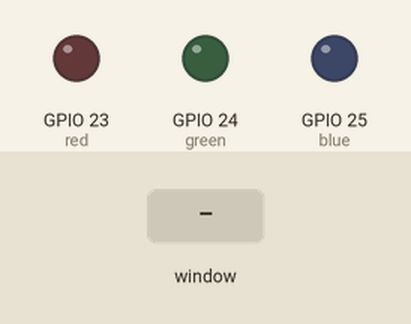
This program was run on a simulated Raspberry Pi (BCM pin numbers). Shown: output pins drawn as LEDs (lit = HIGH). Inputs (shaded band) come from the test bench. The desktop window is not drawn, its controls go by their first labels and the mouse button is held 0.15 s. At 5.8 s the program stops and its outputs stay as they are.

Above: at 1.2 s.
1.3 s: control labelled "Turn RED on" in the window clicked
At 2.4 s:
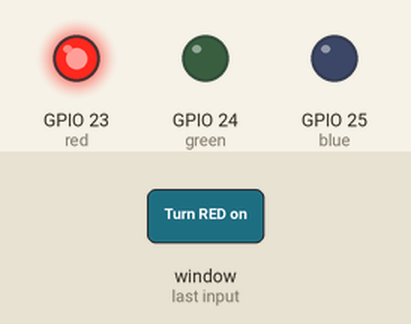
2.8 s: control labelled "Turn GREEN on" in the window clicked
At 3.6 s:
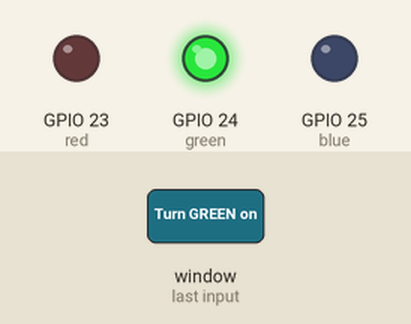
4.3 s: control labelled "Turn BLUE on" in the window clicked
At 4.7 s:
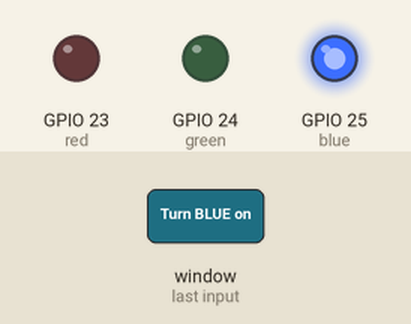
5.8 s: control labelled "EXIT" in the window clicked
At 7.0 s:
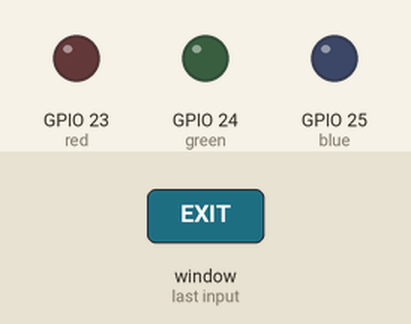
Timing chart, 0 to 7.3 s (numbered marks = the images above; inputs shaded):
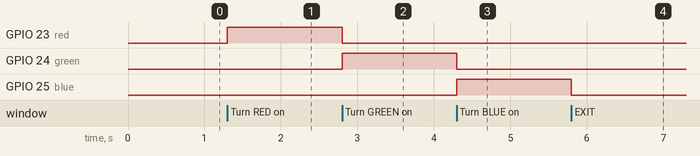

The program:

5.2C.py
```python
from tkinter import *
import tkinter.font
from gpiozero import LED
import RPi.GPIO
RPi.GPIO.setmode(RPi.GPIO.BCM)

##HARDWARE
red = LED(23)
green = LED(24)
blue = LED(25)

##GUI Defintions
win = Tk()
win.title("LED Toggler")
myFont = tkinter.font.Font(family = "Helvetica", size = 24 , weight = "bold")

def redToggle():
    if red.is_lit:
        red.off()
        redButton["text"] = "Turn RED on"
    else:
        red.on()
        redButton["text"] = "Turn RED off"
        green.off()
        greenButton["text"] = "Turn GREEN on"
        blue.off()
        blueButton["text"] = "Turn BLUE on"

def greenToggle():
    if green.is_lit:
        green.off()
        greenButton["text"] = "Turn GREEN on"
    else:
        green.on()
        greenButton["text"] = "Turn GREEN off"
        blue.off()
        blueButton["text"] = "Turn BLUE on"
        red.off()
        redButton["text"] = "Turn RED on"


def blueToggle():
    if blue.is_lit:
        blue.off()
        blueButton["text"] = "Turn GREEN on"
    else:
        blue.on()
        blueButton["text"] = "Turn BLUE off"
        green.off()
        greenButton["text"] = "Turn GREEN on"
        red.off()
        redButton["text"] = "Turn RED on"

def close():
    RPi.GPIO.cleanup
    win.destroy()

##WIDGETS

redButton = Button(win, text = 'Turn RED on', font = myFont, command = redToggle, bg = 'bisque2', height = 1, width = 24)
redButton.grid(row=0, column = 1)

greenButton = Button(win, text = 'Turn GREEN on', font = myFont, command = greenToggle, bg = 'bisque2', height = 1, width = 24)
greenButton.grid(row=1, column = 1)

blueButton = Button(win, text = 'Turn BLUE on', font = myFont, command = blueToggle, bg = 'bisque2', height = 1, width = 24)
blueButton.grid(row=2, column = 1)

exitButton = Button(win, text = 'EXIT', font = myFont, command = close, bg = 'red', height = 2, width = 24)
exitButton.grid(row=3, column = 1)

win.mainloop()
```

Measured:
- after the input at 1.3 s, GPIO 23 (red): LOW → HIGH at once
- after the input at 2.8 s, GPIO 23 (red): HIGH → LOW at once; GPIO 24 (green): LOW → HIGH at once
- after the input at 4.3 s, GPIO 24 (green): HIGH → LOW at once; GPIO 25 (blue): LOW → HIGH at once
- after the input at 5.8 s, GPIO 25 (blue): HIGH → LOW at once
